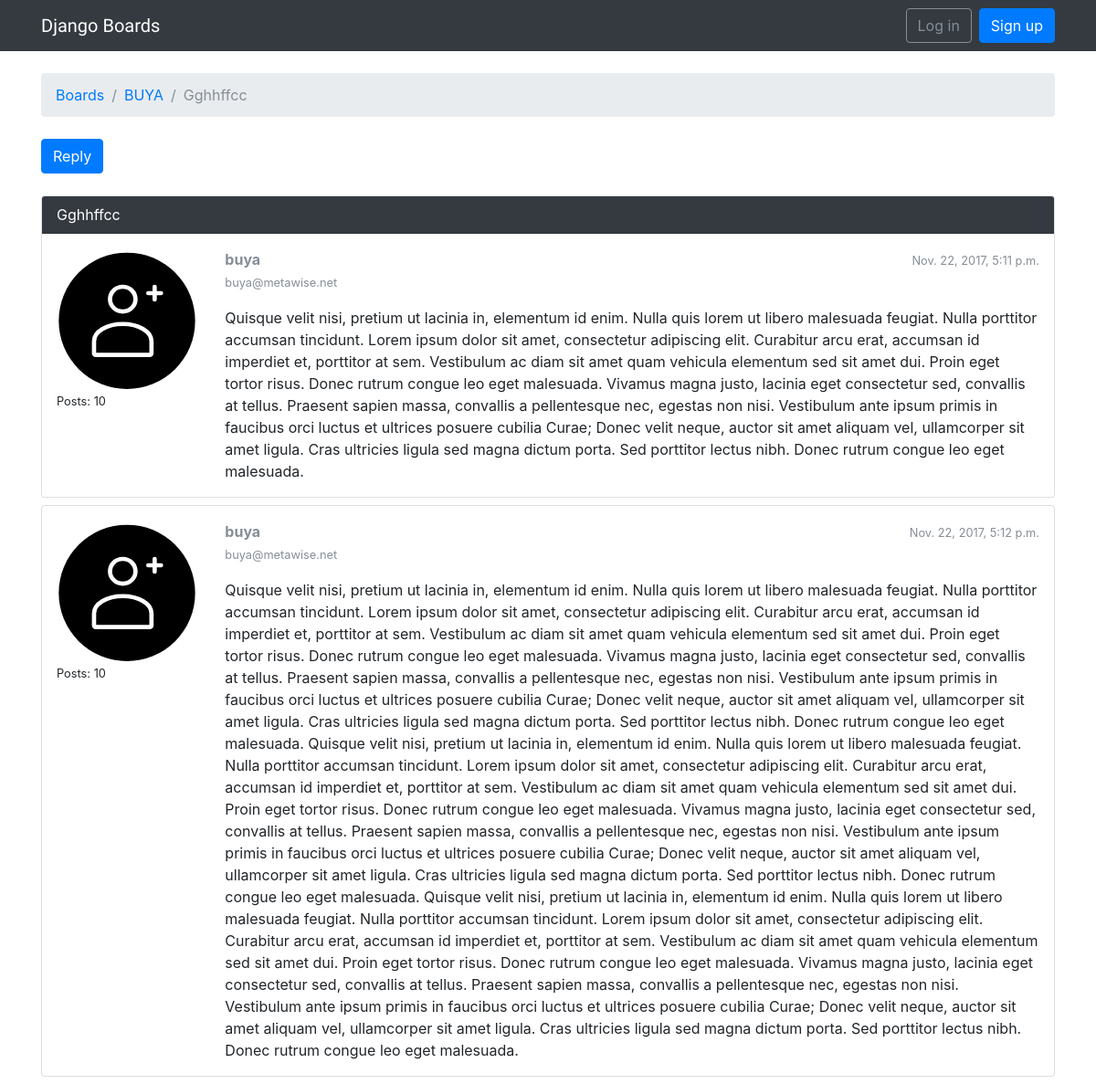
/boards/1/topics/15/, run on the app's committed database.
### boards/models.py (models this page shows, shortened)
class Topic(models.Model):
    subject = models.CharField(max_length=200)
    last_updated = models.DateTimeField(auto_now_add=True)
    board = models.ForeignKey(Board, related_name='topics')
    starter = models.ForeignKey(User, related_name='topics')
    views = models.PositiveIntegerField(default=0)

class Board(models.Model):
    name = models.CharField(max_length=30, unique=True)
    description = models.CharField(max_length=100)

class Post(models.Model):
    message = models.TextField(max_length=4000)
    topic = models.ForeignKey(Topic, related_name='posts')
    created_at = models.DateTimeField(auto_now=True)
    updated_at = models.DateTimeField(auto_now=True)
    created_by = models.ForeignKey(User, related_name='posts')
    updated_by = models.ForeignKey(User, null=True, related_name='+')

### boards/views.py (the view)
# urls.py: url(r'^boards/(?P<pk>\d+)/topics/(?P<topic_pk>\d+)/$', views.topic_posts, name='topic_posts'),
def topic_posts(request, pk, topic_pk):
    topic = get_object_or_404(Topic, board__pk=pk, pk=topic_pk)
    topic.views += 1
    topic.save()
    return render(request, 'topic_posts.html', {'topic': topic})

### boards/templates/topic_posts.html (shortened to what this page needs)
{% extends 'base.html' %}
{% load static %}
{% block breadcrumb %}
  <li class="breadcrumb-item"><a href="{% url 'home' %}">Boards</a></li>
  <li class="breadcrumb-item"><a href="{% url 'board_topics' topic.board.pk %}">{{ topic.board.name }}</a></li>
  <li class="breadcrumb-item active">{{ topic.subject }}</li>
{% endblock %}
{% block content %}
  <div class="mb-4">
    <a href="#" class="btn btn-primary" role="button">Reply</a>
  </div>
  {% for post in topic.posts.all %}
    <div class="card mb-2">
    {% if forloop.first %}
      <div class="card-header text-white bg-dark py-2 px-3">{{ topic.subject }}</div>
    {% endif %}
      <div class="card-body p-3">
        <div class="row">
          <div class="col-2">
            <img src="{% static 'img/avatar.svg' %}" alt="{{ post.created_by.username }}" class="w-100">
            <small>Posts: {{ post.created_by.posts.count }}</small>
          </div>
          <div class="col-10">
            <div class="row mb-3">
              <div class="col-6">
                <strong class="text-muted">{{ post.created_by.username }}<br><span class="small">{{ post.created_by.email }}</span></strong>
              </div>
              <div class="col-6 text-right">
                <small class="text-muted">{{ post.created_at }}</small>
              </div>
            </div>
            {{ post.message }}
          </div>
        </div>
      </div>
    </div>
  {% endfor %}
{% endblock %}

### data on the page
Topic: board.name "BUYA", subject "Gghhffcc"
Post: created_by.posts.count "10", created_by.username "buya", created_by.email "buya@metawise.net", created_at "Nov. 22, 2017, 5:11 p.m.", message "Quisque velit nisi, pretium ut lacinia in, elementum id enim. Nulla quis lorem ut libero malesuada feugiat. Nulla porttitor accumsan tincidunt. Lorem ipsum dolor sit amet, consectetur adipiscing elit. Curabitur arcu erat, accumsan id imperdiet et, porttitor at sem. Vestibulum ac diam sit amet quam vehicula elementum sed sit amet dui. Proin eget tortor risus. Donec rutrum congue leo eget malesuada. Vivamus magna justo, lacinia eget consectetur sed, convallis at tellus. Praesent sapien massa, convallis a pellentesque nec, egestas non nisi. Vestibulum ante ipsum primis in faucibus orci luctus et ultrices posuere cubilia Curae; Donec velit neque, auctor sit amet aliquam vel, ullamcorper sit…"
Post: created_by.posts.count "10", created_by.username "buya", created_by.email "buya@metawise.net", created_at "Nov. 22, 2017, 5:12 p.m.", message "Quisque velit nisi, pretium ut lacinia in, elementum id enim. Nulla quis lorem ut libero malesuada feugiat. Nulla porttitor accumsan tincidunt. Lorem ipsum dolor sit amet, consectetur adipiscing elit. Curabitur arcu erat, accumsan id imperdiet et, porttitor at sem. Vestibulum ac diam sit amet quam vehicula elementum sed sit amet dui. Proin eget tortor risus. Donec rutrum congue leo eget malesuada. Vivamus magna justo, lacinia eget consectetur sed, convallis at tellus. Praesent sapien massa, convallis a pellentesque nec, egestas non nisi. Vestibulum ante ipsum primis in faucibus orci luctus et ultrices posuere cubilia Curae; Donec velit neque, auctor sit amet aliquam vel, ullamcorper sit…"
